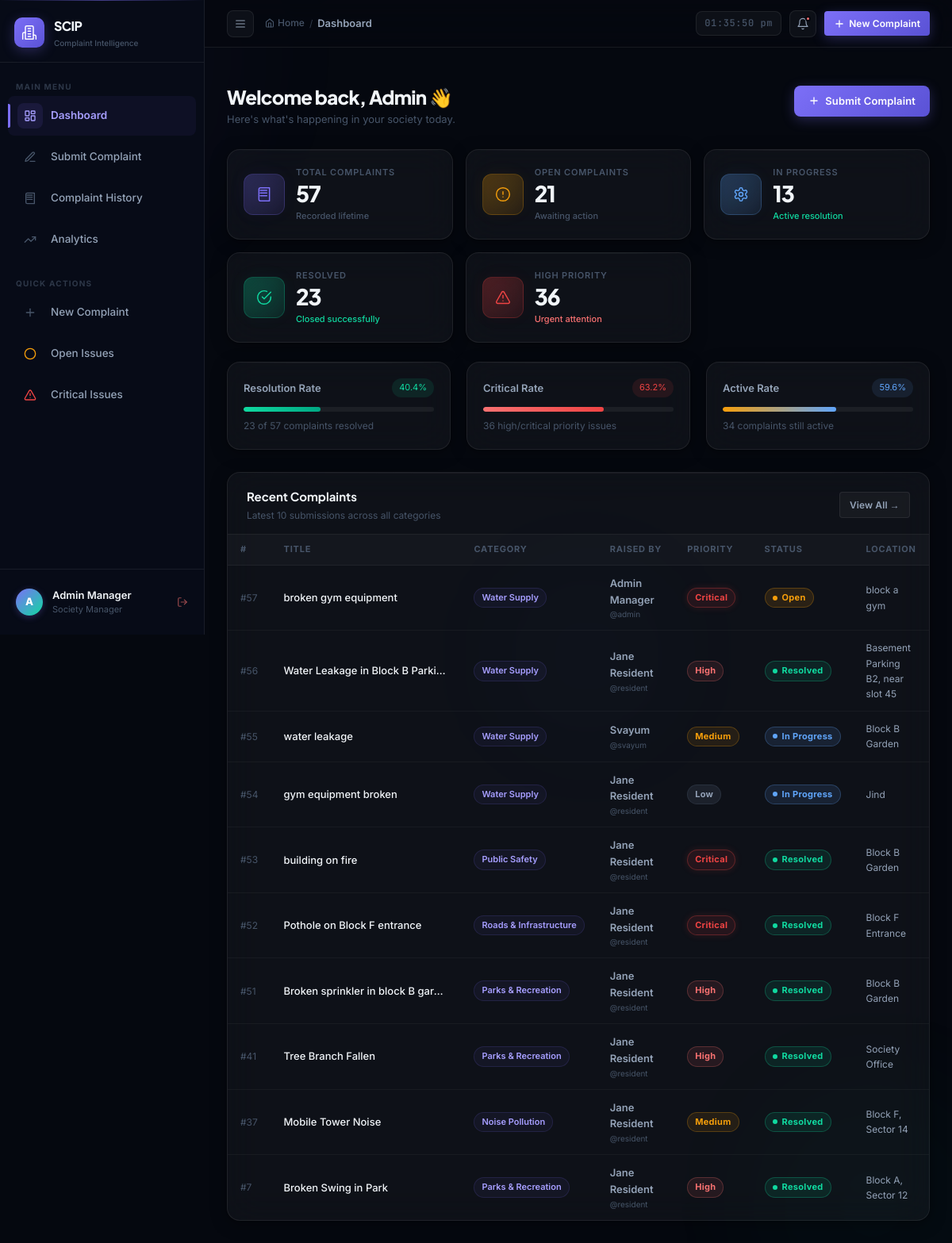
The page / (signed in) on the database its author committed.
### tables this page shows
CREATE TABLE users (
            id            INTEGER PRIMARY KEY AUTOINCREMENT,
            username      TEXT UNIQUE NOT NULL,
            password_hash TEXT NOT NULL,
            role          TEXT NOT NULL,
            full_name     TEXT NOT NULL,
            created_at    DATETIME DEFAULT CURRENT_TIMESTAMP
        );

CREATE TABLE complaints (
            id          INTEGER PRIMARY KEY AUTOINCREMENT,
            title       TEXT NOT NULL,
            category    TEXT NOT NULL,
            description TEXT,
            priority    TEXT NOT NULL,
            status      TEXT DEFAULT 'Open',
            location    TEXT,
            created_at  DATETIME DEFAULT CURRENT_TIMESTAMP,
            updated_at  DATETIME DEFAULT CURRENT_TIMESTAMP
        , ai_category TEXT, ai_priority TEXT, ai_department TEXT, ai_summary TEXT, user_id INTEGER);

### app.py (the view)
@app.route('/')
@login_required
def dashboard():
    user_id = None if session.get('role') == 'admin' else session.get('user_id')
    stats = get_stats(user_id=user_id)
    recent = get_recent_complaints(10, user_id=user_id)
    return render_template('dashboard.html', stats=stats, recent=recent)

### templates/dashboard.html (shortened to what this page needs)
{% extends "base.html" %}
{% block breadcrumb %}Dashboard{% endblock %}
{% block content %}
<div class="page-header animate-in">
  <div>
    <h1 class="page-title">Welcome back, Admin 👋</h1>
    <p class="page-subtitle">Here's what's happening in your society today.</p>
  </div>
  <a href="{{ url_for('submit') }}" class="btn btn-primary">
    <svg class="icon-svg icon-svg-xs" viewBox="0 0 24 24"><line x1="12" x2="12" y1="5" y2="19"/><line x1="5" x2="19" y1="12" y2="12"/></svg>
    Submit Complaint
  </a>
</div>
<div class="stats-grid">
  <div class="glass-card stat-card">
    <div class="stat-icon-wrap stat-icon-total">
      <svg class="icon-svg icon-svg-md" style="stroke:var(--accent)" viewBox="0 0 24 24"><path d="M4 19.5v-15A2.5 2.5 0 0 1 6.5 2H20v20H6.5a2.5 2.5 0 0 1-2.5-2.5Z"/><path d="M6 6h10"/><path d="M6 10h10"/><path d="M6 14h10"/></svg>
    </div>
    <div class="stat-info">
      <div class="stat-label">Total Complaints</div>
      <div class="stat-value" data-count="{{ stats.total }}">{{ stats.total }}</div>
      <div class="stat-trend trend-neutral">Recorded lifetime</div>
    </div>
  </div>
  <div class="glass-card stat-card">
    <div class="stat-icon-wrap stat-icon-open">
      <svg class="icon-svg icon-svg-md" style="stroke:var(--warning)" viewBox="0 0 24 24"><circle cx="12" cy="12" r="10"/><path d="M12 8v4"/><path d="M12 16h.01"/></svg>
    </div>
    <div class="stat-info">
      <div class="stat-label">Open Complaints</div>
      <div class="stat-value" data-count="{{ stats.open }}">{{ stats.open }}</div>
      <div class="stat-trend trend-neutral">Awaiting action</div>
    </div>
  </div>
  <div class="glass-card stat-card">
    <div class="stat-icon-wrap stat-icon-progress">
    </div>
    <div class="stat-info">
      <div class="stat-label">In Progress</div>
      <div class="stat-value" data-count="{{ stats.in_progress }}">{{ stats.in_progress }}</div>
      <div class="stat-trend trend-up">Active resolution</div>
    </div>
  </div>
  <div class="glass-card stat-card">
    <div class="stat-icon-wrap stat-icon-resolved">
      <svg class="icon-svg icon-svg-md" style="stroke:var(--success)" viewBox="0 0 24 24"><path d="M22 11.08V12a10 10 0 1 1-5.93-9.14"/><polyline points="22 4 12 14.01 9 11.01"/></svg>
    </div>
    <div class="stat-info">
      <div class="stat-label">Resolved</div>
      <div class="stat-value" data-count="{{ stats.resolved }}">{{ stats.resolved }}</div>
      <div class="stat-trend trend-up">Closed successfully</div>
    </div>
  </div>
  <div class="glass-card stat-card">
    <div class="stat-icon-wrap stat-icon-high">
      <svg class="icon-svg icon-svg-md" style="stroke:var(--critical)" viewBox="0 0 24 24"><path d="m21.73 18-8-14a2 2 0 0 0-3.48 0l-8 14A2 2 0 0 0 4 21h16a2 2 0 0 0 1.73-3Z"/><path d="M12 9v4"/><path d="M12 17h.01"/></svg>
    </div>
    <div class="stat-info">
      <div class="stat-label">High Priority</div>
      <div class="stat-value" data-count="{{ stats.high_priority }}">{{ stats.high_priority }}</div>
      <div class="stat-trend" style="color: var(--danger);">Urgent attention</div>
    </div>
  </div>
</div>
<div style="display:grid; grid-template-columns: repeat(3,1fr); gap:20px; margin-bottom:28px;">
  <div class="glass-card animate-in" style="padding:20px; animation-delay:0.2s;">
    <div style="display:flex; align-items:center; justify-content:space-between; margin-bottom:12px;">
      <span style="font-size:13px; font-weight:600; color:var(--text-secondary);">Resolution Rate</span>
      <span style="font-size:11px; color:var(--success); background:var(--success-subtle); padding:3px 9px; border-radius:20px;">
        {{ ((stats.resolved / stats.total) * 100) | round(1) if stats.total else 0 }}%
      </span>
    </div>
    <div style="height:6px; background:rgba(255,255,255,0.06); border-radius:3px; overflow:hidden;">
      <div style="height:100%; width:{{ ((stats.resolved / stats.total) * 100) | round(1) if stats.total else 0 }}%;
                  background: linear-gradient(90deg, var(--success), #00a884); border-radius:3px;
                  transition: width 1s ease;"></div>
    </div>
    <div style="font-size:12px; color:var(--text-muted); margin-top:8px;">{{ stats.resolved }} of {{ stats.total }} complaints resolved</div>
  </div>
  <div class="glass-card animate-in" style="padding:20px; animation-delay:0.25s;">
    <div style="display:flex; align-items:center; justify-content:space-between; margin-bottom:12px;">
      <span style="font-size:13px; font-weight:600; color:var(--text-secondary);">Critical Rate</span>
      <span style="font-size:11px; color:var(--critical); background:var(--critical-subtle); padding:3px 9px; border-radius:20px;">
        {{ ((stats.high_priority / stats.total) * 100) | round(1) if stats.total else 0 }}%
      </span>
    </div>
    <div style="height:6px; background:rgba(255,255,255,0.06); border-radius:3px; overflow:hidden;">
      <div style="height:100%; width:{{ ((stats.high_priority / stats.total) * 100) | round(1) if stats.total else 0 }}%;
                  background: linear-gradient(90deg, var(--danger), var(--critical)); border-radius:3px;"></div>
    </div>
    <div style="font-size:12px; color:var(--text-muted); margin-top:8px;">{{ stats.high_priority }} high/critical priority issues</div>
  </div>
  <div class="glass-card animate-in" style="padding:20px; animation-delay:0.3s;">
    <div style="display:flex; align-items:center; justify-content:space-between; margin-bottom:12px;">
      <span style="font-size:13px; font-weight:600; color:var(--text-secondary);">Active Rate</span>
      <span style="font-size:11px; color:var(--info); background:var(--info-subtle); padding:3px 9px; border-radius:20px;">
        {{ (((stats.open + stats.in_progress) / stats.total) * 100) | round(1) if stats.total else 0 }}%
      </span>
    </div>
    <div style="height:6px; background:rgba(255,255,255,0.06); border-radius:3px; overflow:hidden;">
      <div style="height:100%; width:{{ (((stats.open + stats.in_progress) / stats.total) * 100) | round(1) if stats.total else 0 }}%;
                  background: linear-gradient(90deg, var(--warning), var(--info)); border-radius:3px;"></div>
    </div>
    <div style="font-size:12px; color:var(--text-muted); margin-top:8px;">{{ stats.open + stats.in_progress }} complaints still active</div>
  </div>
</div>
<div class="glass-card table-card animate-in" style="animation-delay:0.35s;">
  <div class="table-header">
    <div>
      <div class="table-title">Recent Complaints</div>
      <div class="table-subtitle">Latest 10 submissions across all categories</div>
    </div>
    <a href="{{ url_for('history') }}" class="btn btn-ghost btn-sm">View All →</a>
  </div>
  {% if recent %}
  <table class="data-table">
    <thead>
      <tr>
        <th>#</th>
        <th>Title</th>
        <th>Category</th>
        {% if session.get('role') == 'admin' %}
        <th>Raised By</th>
        {% endif %}
        <th>Priority</th>
        <th>Status</th>
        <th>Location</th>
      </tr>
    </thead>
    <tbody>
      {% for c in recent %}
      <tr>
        <td style="color:var(--text-muted); font-size:12px;">#{{ c.id }}</td>
        <td class="complaint-title-cell">
          <span class="title-text" title="{{ c.title }}">{{ c.title }}</span>
        </td>
        <td><span class="category-chip">{{ c.category }}</span></td>
        {% if session.get('role') == 'admin' %}
        <td style="font-size:13px; color:var(--text-secondary);">
          <div style="font-weight:600;">{{ c.raised_by or 'System' }}</div>
          <div style="font-size:10px; color:var(--text-muted);">@{{ c.raised_by_username or 'system' }}</div>
        </td>
        {% endif %}
        <td>
          {% set p = c.priority | lower %}
          <span class="badge badge-{{ p }}">{{ c.priority }}</span>
        </td>
        <td>
          {% set s = c.status | replace(' ', '') | lower %}
          <span class="badge status-badge
            {% if c.status == 'Open' %}badge-open
            {% elif c.status == 'In Progress' %}badge-progress
            {% else %}badge-resolved{% endif %}">
            <span class="badge-dot"></span>
            {{ c.status }}
          </span>
        </td>
        <td style="color:var(--text-secondary); font-size:12px;">{{ c.location or '—' }}</td>
      </tr>
      {% endfor %}
    </tbody>
  </table>
  {% endif %}
</div>
{% endblock %}

### templates/base.html (shortened to what this page needs)
<!DOCTYPE html>
<html lang="en">
<head>
  <link rel="stylesheet" href="{{ url_for('static', filename='css/style.css', v='3.2') }}" />
</head>
<body>
<div class="bg-orb bg-orb-2"></div>
<div class="bg-orb bg-orb-3"></div>
<aside class="sidebar" id="sidebar">
  <a href="{{ url_for('dashboard') }}" class="sidebar-logo">
    <div class="logo-icon">
      <svg class="icon-svg icon-svg-md" style="stroke:#fff" viewBox="0 0 24 24"><path d="M6 22V4a2 2 0 0 1 2-2h8a2 2 0 0 1 2 2v18Z"/><path d="M6 12H4a2 2 0 0 0-2 2v8"/><path d="M18 16h2a2 2 0 0 1 2 2v4"/><path d="M10 6h4"/><path d="M10 10h4"/><path d="M10 14h4"/><path d="M10 18h4"/></svg>
    </div>
    <div class="logo-text">
      <div class="logo-title">SCIP</div>
      <div class="logo-subtitle">Complaint Intelligence</div>
    </div>
  </a>
  <nav class="sidebar-nav">
    <div class="nav-section-label">Main Menu</div>
    <a href="{{ url_for('dashboard') }}"
       class="nav-item {% if request.endpoint == 'dashboard' %}active{% endif %}"
       data-tooltip="Dashboard">
      <span class="nav-icon">
        <svg class="icon-svg" viewBox="0 0 24 24"><rect width="7" height="9" x="3" y="3" rx="1"/><rect width="7" height="5" x="14" y="3" rx="1"/><rect width="7" height="9" x="14" y="12" rx="1"/><rect width="7" height="5" x="3" y="16" rx="1"/></svg>
      </span>
      <span class="nav-label">Dashboard</span>
    </a>
    <a href="{{ url_for('submit') }}"
       class="nav-item {% if request.endpoint == 'submit' %}active{% endif %}"
       data-tooltip="Submit Complaint">
      <span class="nav-icon">
        <svg class="icon-svg" viewBox="0 0 24 24"><path d="M12 20h9"/><path d="M16.5 3.5a2.12 2.12 0 0 1 3 3L7 19l-4 1 1-4Z"/></svg>
      </span>
      <span class="nav-label">Submit Complaint</span>
    </a>
    <a href="{{ url_for('history') }}"
       class="nav-item {% if request.endpoint == 'history' %}active{% endif %}"
       data-tooltip="Complaint History">
      <span class="nav-icon">
        <svg class="icon-svg" viewBox="0 0 24 24"><path d="M4 19.5v-15A2.5 2.5 0 0 1 6.5 2H20v20H6.5a2.5 2.5 0 0 1-2.5-2.5Z"/><path d="M6 6h10"/><path d="M6 10h10"/><path d="M6 14h10"/></svg>
      </span>
      <span class="nav-label">Complaint History</span>
    </a>
    {% if session.get('role') == 'admin' %}
    <a href="{{ url_for('analytics') }}"
       class="nav-item {% if request.endpoint == 'analytics' %}active{% endif %}"
       data-tooltip="Analytics">
      <span class="nav-icon">
        <svg class="icon-svg" viewBox="0 0 24 24"><path d="m22 7-8.5 8.5-5-5L2 17"/><path d="M16 7h6v6"/></svg>
      </span>
      <span class="nav-label">Analytics</span>
    </a>
    {% endif %}
    <div class="nav-section-label" style="margin-top:16px">Quick Actions</div>
    <a href="{{ url_for('submit') }}" class="nav-item" data-tooltip="New Complaint">
      <span class="nav-icon">
        <svg class="icon-svg icon-svg-sm" viewBox="0 0 24 24"><path d="M5 12h14"/><path d="M12 5v14"/></svg>
      </span>
      <span class="nav-label">New Complaint</span>
    </a>
    <a href="{{ url_for('history') }}?status=Open" class="nav-item" data-tooltip="Open Issues">
      <span class="nav-icon">
        <svg class="icon-svg icon-svg-sm" style="stroke:var(--warning)" viewBox="0 0 24 24"><circle cx="12" cy="12" r="10"/></svg>
      </span>
      <span class="nav-label">Open Issues</span>
    </a>
    <a href="{{ url_for('history') }}?priority=Critical" class="nav-item" data-tooltip="Critical Issues">
      <span class="nav-icon">
        <svg class="icon-svg icon-svg-sm" style="stroke:var(--critical)" viewBox="0 0 24 24"><path d="m21.73 18-8-14a2 2 0 0 0-3.48 0l-8 14A2 2 0 0 0 4 21h16a2 2 0 0 0 1.73-3Z"/><path d="M12 9v4"/><path d="M12 17h.01"/></svg>
      </span>
      <span class="nav-label">Critical Issues</span>
    </a>
  </nav>
  <div class="sidebar-footer">
    <div class="sidebar-user" style="display:flex; justify-content:space-between; align-items:center; width:100%;">
      <div style="display:flex; align-items:center; gap:12px;">
        <div class="user-avatar" style="text-transform:uppercase;">
          {{ (session.get('full_name') or session.get('username') or 'U')[0] }}
        </div>
        <div class="user-info">
          <div class="user-name" title="{{ session.get('full_name') }}">{{ session.get('full_name') or 'User' }}</div>
          <div class="user-role">{{ 'Society Manager' if session.get('role') == 'admin' else 'Resident' }}</div>
        </div>
      </div>
      <a href="{{ url_for('logout') }}" class="logout-btn" title="Log Out" style="color:var(--text-muted); opacity:0.6; transition:opacity 0.2s; display:flex; align-items:center;" onmouseover="this.style.opacity='1'" onmouseout="this.style.opacity='0.6'">
        <svg class="icon-svg icon-svg-sm" style="stroke:var(--danger)" viewBox="0 0 24 24"><path d="M9 21H5a2 2 0 0 1-2-2V5a2 2 0 0 1 2-2h4"/><polyline points="16 17 21 12 16 7"/><line x1="21" x2="9" y1="12" y2="12"/></svg>
      </a>
    </div>
  </div>
</aside>
<div class="main-content" id="mainContent">
  <header class="topbar">
    <div class="topbar-left">
      <button class="sidebar-toggle" id="sidebarToggle" aria-label="Toggle Sidebar">
        <svg class="icon-svg" viewBox="0 0 24 24"><line x1="4" x2="20" y1="12" y2="12"/><line x1="4" x2="20" y1="6" y2="6"/><line x1="4" x2="20" y1="18" y2="18"/></svg>
      </button>
      <nav class="page-breadcrumb">
        <a href="{{ url_for('dashboard') }}" class="breadcrumb-home">
          <span style="display:inline-flex; align-items:center; gap:4px;">
            <svg class="icon-svg icon-svg-xs" viewBox="0 0 24 24"><path d="m3 9 9-7 9 7v11a2 2 0 0 1-2 2H5a2 2 0 0 1-2-2z"/><polyline points="9 22 9 12 15 12 15 22"/></svg>
            Home
          </span>
        </a>
        <span class="breadcrumb-sep">/</span>
        <span class="breadcrumb-current">{% block breadcrumb %}Dashboard{% endblock %}</span>
      </nav>
    </div>
    <div class="topbar-right">
      <span class="topbar-time" id="liveClock"></span>
      <a href="{{ url_for('history') }}?status=Open" class="topbar-btn" title="Open Complaints">
        <svg class="icon-svg" viewBox="0 0 24 24"><path d="M6 8a6 6 0 0 1 12 0c0 7 3 9 3 9H3s3-2 3-9"/><path d="M10.3 21a1.94 1.94 0 0 0 3.4 0"/></svg>
        <span class="notif-dot"></span>
      </a>
      <a href="{{ url_for('submit') }}" class="btn btn-primary btn-sm">
        <svg class="icon-svg icon-svg-xs" viewBox="0 0 24 24"><line x1="12" x2="12" y1="5" y2="19"/><line x1="5" x2="19" y1="12" y2="12"/></svg>
        New Complaint
      </a>
    </div>
  </header>
  <div style="padding: 0 28px; padding-top: 20px;">
  </div>
  <main class="page-content">
    {% block content %}{% endblock %}
  </main>
</div>
</body>
</html>

### rows shown on the page
users: full_name "Admin Manager"
complaints: id "57", title "broken gym equipment", category "Water Supply", full_name "Admin Manager", username "admin", priority "Critical", status "Open", location "block a gym"
complaints: id "56", title "Water Leakage in Block B Parking", category "Water Supply", full_name "Jane Resident", username "resident", priority "High", status "Resolved", location "Basement Parking B2, near slot 45"
complaints: id "55", title "water leakage", category "Water Supply", full_name "Svayum", username "svayum", priority "Medium", status "In Progress", location "Block B Garden"
complaints: id "54", title "gym equipment broken", category "Water Supply", full_name "Jane Resident", username "resident", priority "Low", status "In Progress", location "Jind"
complaints: id "53", title "building on fire", category "Public Safety", full_name "Jane Resident", username "resident", priority "Critical", status "Resolved", location "Block B Garden"
complaints: id "52", title "Pothole on Block F entrance", category "Roads & Infrastructure", full_name "Jane Resident", username "resident", priority "Critical", status "Resolved", location "Block F Entrance"
complaints: id "51", title "Broken sprinkler in block B gar…", category "Parks & Recreation", full_name "Jane Resident", username "resident", priority "High", status "Resolved", location "Block B Garden"
complaints: id "41", title "Tree Branch Fallen", category "Parks & Recreation", full_name "Jane Resident", username "resident", priority "High", status "Resolved", location "Society Office"
complaints: id "37", title "Mobile Tower Noise", category "Noise Pollution", full_name "Jane Resident", username "resident", priority "Medium", status "Resolved", location "Block F, Sector 14"
complaints: id "7", title "Broken Swing in Park", category "Parks & Recreation", full_name "Jane Resident", username "resident", priority "High", status "Resolved", location "Block A, Sector 12"

### other values the page prints
{{ (session.get('full_name') or session.get('username') or 'U')[0] }} "A"
{{ 'Society Manager' if session.get('role') == 'admin' else 'Resident' }} "Society Manager"
{{ stats.total }} "57"
{{ stats.open }} "21"
{{ stats.in_progress }} "13"
{{ stats.resolved }} "23"
{{ stats.high_priority }} "36"
{{ stats.open + stats.in_progress }} "34"
